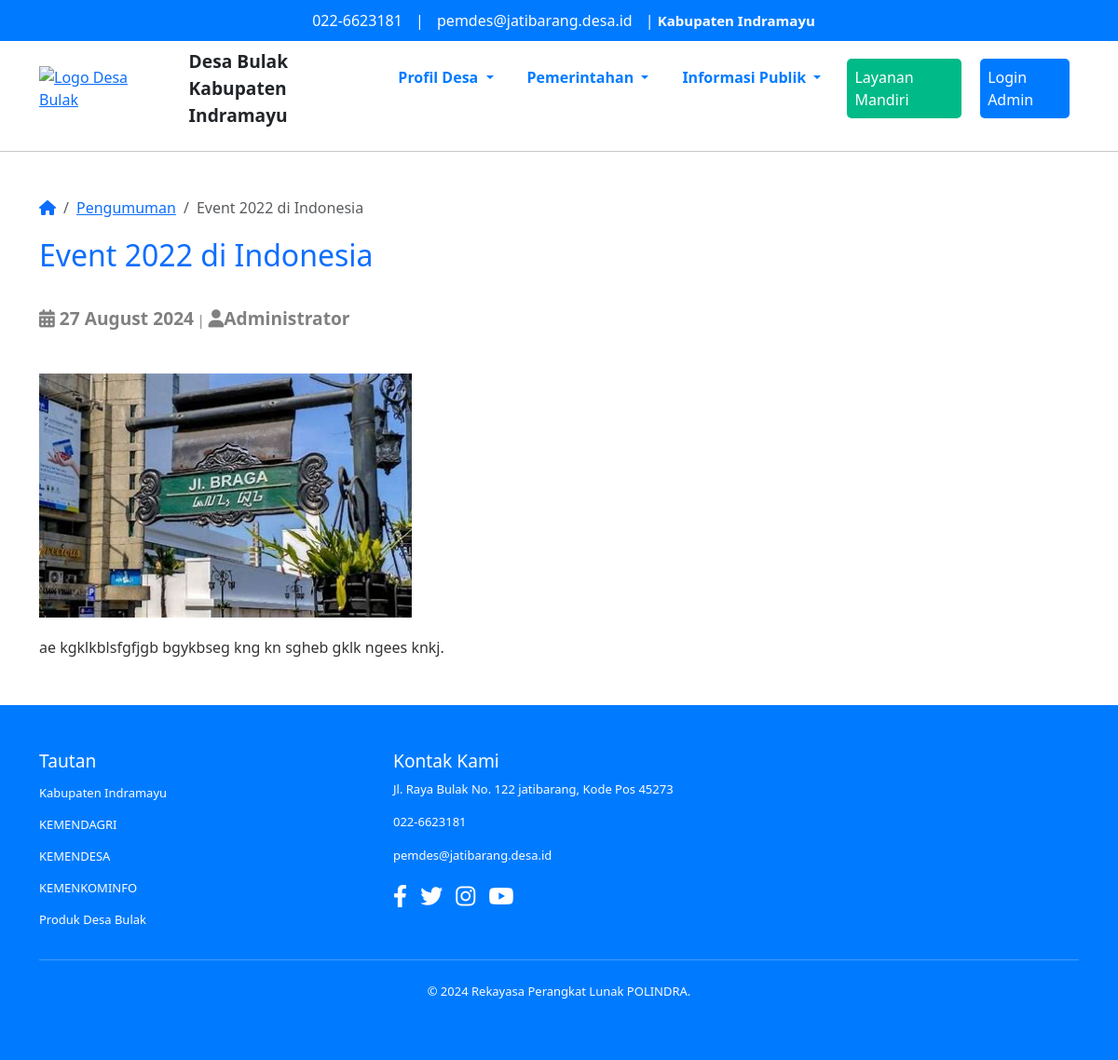
The app's page /view/isi_pengumuman.php?id=28 with its own data.
### tables this page shows
CREATE TABLE `artikel` (
  `id_artikel` int(11) NOT NULL,
  `judul_artikel` varchar(255) NOT NULL,
  `isi_artikel` varchar(5000) NOT NULL,
  `gambar` varchar(255) NOT NULL,
  `tanggal` date NOT NULL,
  `kategori` varchar(255) NOT NULL,
  `status` varchar(255) NOT NULL,
  `id_admin` int(11) DEFAULT NULL
);

### view/isi_pengumuman.php (the view, shortened to what this page needs)
<?php
require '../function/koneksi.php';
$announcement_id = isset($_GET['id']) ? intval($_GET['id']) : 1;
$sql = "SELECT judul_artikel, gambar, tanggal, isi_artikel FROM artikel WHERE id_artikel = $announcement_id and kategori = 'Pengumuman'";
$result = mysqli_query($conn, $sql);
if (mysqli_num_rows($result) > 0) {
    $row = mysqli_fetch_assoc($result);
    $title = $row['judul_artikel'];
    $gambar = $row['gambar'];
    $isi_artikel = $row['isi_artikel'];
    $tanggal = $row['tanggal'];
} else {
    echo "No announcement found.";
    exit;
}
?>
    <?php include '../template/header.php' ?>
    <div class="container mt-5">
        <nav aria-label="breadcrumb">
            <ol class="breadcrumb">
                <li class="breadcrumb-item"><a href="../"><i class="fas fa-home"></i></a></li>
                <li class="breadcrumb-item"><a href="pengumuman.php">Pengumuman</a></li>
                <li class="breadcrumb-item active" aria-current="page"><?php echo $title; ?></li>
            </ol>
        </nav>
        <div class="article-content break-word">
            <h1 class="text-primary"><?php echo $title; ?></h1><br>
            <div class="meta">
                <span><i class="fas fa-calendar-alt"></i> <?php echo date('d F Y', strtotime($tanggal)); ?></span> |
                <span><i class="fas fa-user"></i>Administrator</span>
            </div><br>
            <img src="<?php echo "../admin/image/" . $gambar; ?>" alt="<?php echo $title; ?>" style="width:400px">
            <p><?php echo nl2br($isi_artikel); ?></p>
        </div>
    </div>
    <?php include '../template/footer.php' ?>
</body>
</html>

### style/styles.css (style rules this page uses)
body { font-family: Arial, sans-serif; margin: 0; padding: 0; }
nav { margin-left: auto; }
span { font-size: 1.2rem; font-weight: bold; }
.article-content { margin-top: 20px; }
.article-content h1 { font-size: 2rem; color: #007bff; margin-bottom: 10px; }
.article-content .meta { color: gray; font-size: 0.9rem; margin-bottom: 20px; }
.article-content img { max-width: 100%; height: auto; margin-bottom: 20px; width: 50%; }
.article-content p { font-size: 1rem; line-height: 1.6; color: #333; margin-bottom: 20px; }
.break-word { word-wrap: break-word; word-break: break-word; }

### records on screen
artikel: judul_artikel "Event 2022 di Indonesia", tanggal "27 August 2024", gambar (picture), isi_artikel "ae kgklkblsfgfjgb bgykbseg kng kn sgheb gklk ngees knkj."
